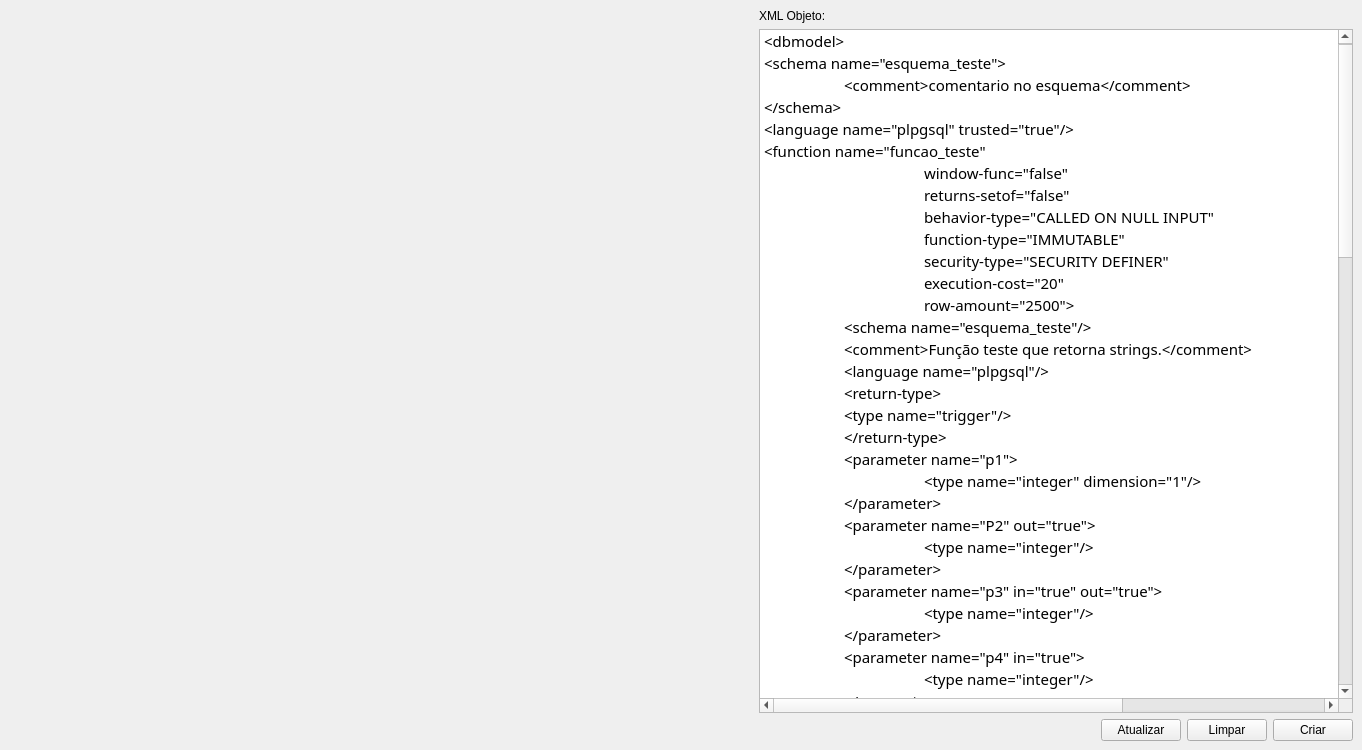
<?xml version="1.0" encoding="UTF-8"?>
<ui version="4.0">
 <class>FormPrincipal</class>
 <widget class="QMainWindow" name="FormPrincipal">
  <property name="geometry">
   <rect>
    <x>0</x>
    <y>0</y>
    <width>1362</width>
    <height>750</height>
   </rect>
  </property>
  <property name="windowTitle">
   <string>MainWindow</string>
  </property>
  <widget class="QWidget" name="centralwidget">
   <layout class="QGridLayout" name="gridLayout_3">
    <item row="0" column="1">
     <layout class="QGridLayout" name="gridLayout_2">
      <item row="1" column="0" colspan="5">
       <widget class="QTextEdit" name="codigo_txt">
        <property name="sizePolicy">
         <sizepolicy hsizetype="Preferred" vsizetype="Expanding">
          <horstretch>0</horstretch>
          <verstretch>0</verstretch>
         </sizepolicy>
        </property>
        <property name="minimumSize">
         <size>
          <width>0</width>
          <height>0</height>
         </size>
        </property>
        <property name="font">
         <font>
          <family>Courier 10 Pitch</family>
         </font>
        </property>
        <property name="verticalScrollBarPolicy">
         <enum>Qt::ScrollBarAsNeeded</enum>
        </property>
        <property name="horizontalScrollBarPolicy">
         <enum>Qt::ScrollBarAsNeeded</enum>
        </property>
        <property name="lineWrapMode">
         <enum>QTextEdit::NoWrap</enum>
        </property>
        <property name="html">
         <string>&lt;!DOCTYPE HTML PUBLIC &quot;-//W3C//DTD HTML 4.0//EN&quot; &quot;http://www.w3.org/TR/REC-html40/strict.dtd&quot;&gt;
&lt;html&gt;&lt;head&gt;&lt;meta name=&quot;qrichtext&quot; content=&quot;1&quot; /&gt;&lt;style type=&quot;text/css&quot;&gt;
p, li { white-space: pre-wrap; }
&lt;/style&gt;&lt;/head&gt;&lt;body style=&quot; font-family:'Courier 10 Pitch'; font-size:10.5pt; font-weight:400; font-style:normal;&quot;&gt;
&lt;p style=&quot; margin-top:0px; margin-bottom:0px; margin-left:0px; margin-right:0px; -qt-block-indent:0; text-indent:0px;&quot;&gt;&lt;span style=&quot; font-size:11pt;&quot;&gt;&amp;lt;dbmodel&amp;gt;&lt;/span&gt;&lt;/p&gt;
&lt;p style=&quot; margin-top:0px; margin-bottom:0px; margin-left:0px; margin-right:0px; -qt-block-indent:0; text-indent:0px;&quot;&gt;&lt;span style=&quot; font-size:11pt;&quot;&gt;&amp;lt;schema name=&amp;quot;esquema_teste&amp;quot;&amp;gt;&lt;/span&gt;&lt;/p&gt;
&lt;p style=&quot; margin-top:0px; margin-bottom:0px; margin-left:0px; margin-right:0px; -qt-block-indent:0; text-indent:0px;&quot;&gt;&lt;span style=&quot; font-size:11pt;&quot;&gt;	&amp;lt;comment&amp;gt;comentario no esquema&amp;lt;/comment&amp;gt;&lt;/span&gt;&lt;/p&gt;
&lt;p style=&quot; margin-top:0px; margin-bottom:0px; margin-left:0px; margin-right:0px; -qt-block-indent:0; text-indent:0px;&quot;&gt;&lt;span style=&quot; font-size:11pt;&quot;&gt;&amp;lt;/schema&amp;gt;&lt;/span&gt;&lt;/p&gt;
&lt;p style=&quot; margin-top:0px; margin-bottom:0px; margin-left:0px; margin-right:0px; -qt-block-indent:0; text-indent:0px;&quot;&gt;&lt;span style=&quot; font-size:11pt;&quot;&gt;&amp;lt;language name=&amp;quot;plpgsql&amp;quot; trusted=&amp;quot;true&amp;quot;/&amp;gt;&lt;/span&gt;&lt;/p&gt;
&lt;p style=&quot; margin-top:0px; margin-bottom:0px; margin-left:0px; margin-right:0px; -qt-block-indent:0; text-indent:0px;&quot;&gt;&lt;span style=&quot; font-size:11pt;&quot;&gt;&amp;lt;function name=&amp;quot;funcao_teste&amp;quot;&lt;/span&gt;&lt;/p&gt;
&lt;p style=&quot; margin-top:0px; margin-bottom:0px; margin-left:0px; margin-right:0px; -qt-block-indent:0; text-indent:0px;&quot;&gt;&lt;span style=&quot; font-size:11pt;&quot;&gt;		window-func=&amp;quot;false&amp;quot;&lt;/span&gt;&lt;/p&gt;
&lt;p style=&quot; margin-top:0px; margin-bottom:0px; margin-left:0px; margin-right:0px; -qt-block-indent:0; text-indent:0px;&quot;&gt;&lt;span style=&quot; font-size:11pt;&quot;&gt;		returns-setof=&amp;quot;false&amp;quot;&lt;/span&gt;&lt;/p&gt;
&lt;p style=&quot; margin-top:0px; margin-bottom:0px; margin-left:0px; margin-right:0px; -qt-block-indent:0; text-indent:0px;&quot;&gt;&lt;span style=&quot; font-size:11pt;&quot;&gt;		behavior-type=&amp;quot;CALLED ON NULL INPUT&amp;quot;&lt;/span&gt;&lt;/p&gt;
&lt;p style=&quot; margin-top:0px; margin-bottom:0px; margin-left:0px; margin-right:0px; -qt-block-indent:0; text-indent:0px;&quot;&gt;&lt;span style=&quot; font-size:11pt;&quot;&gt;		function-type=&amp;quot;IMMUTABLE&amp;quot;&lt;/span&gt;&lt;/p&gt;
&lt;p style=&quot; margin-top:0px; margin-bottom:0px; margin-left:0px; margin-right:0px; -qt-block-indent:0; text-indent:0px;&quot;&gt;&lt;span style=&quot; font-size:11pt;&quot;&gt;		security-type=&amp;quot;SECURITY DEFINER&amp;quot;&lt;/span&gt;&lt;/p&gt;
&lt;p style=&quot; margin-top:0px; margin-bottom:0px; margin-left:0px; margin-right:0px; -qt-block-indent:0; text-indent:0px;&quot;&gt;&lt;span style=&quot; font-size:11pt;&quot;&gt;		execution-cost=&amp;quot;20&amp;quot;&lt;/span&gt;&lt;/p&gt;
&lt;p style=&quot; margin-top:0px; margin-bottom:0px; margin-left:0px; margin-right:0px; -qt-block-indent:0; text-indent:0px;&quot;&gt;&lt;span style=&quot; font-size:11pt;&quot;&gt;		row-amount=&amp;quot;2500&amp;quot;&amp;gt;&lt;/span&gt;&lt;/p&gt;
&lt;p style=&quot; margin-top:0px; margin-bottom:0px; margin-left:0px; margin-right:0px; -qt-block-indent:0; text-indent:0px;&quot;&gt;&lt;span style=&quot; font-size:11pt;&quot;&gt;	&amp;lt;schema name=&amp;quot;esquema_teste&amp;quot;/&amp;gt;&lt;/span&gt;&lt;/p&gt;
&lt;p style=&quot; margin-top:0px; margin-bottom:0px; margin-left:0px; margin-right:0px; -qt-block-indent:0; text-indent:0px;&quot;&gt;&lt;span style=&quot; font-size:11pt;&quot;&gt;	&amp;lt;comment&amp;gt;Função teste que retorna strings.&amp;lt;/comment&amp;gt;&lt;/span&gt;&lt;/p&gt;
&lt;p style=&quot; margin-top:0px; margin-bottom:0px; margin-left:0px; margin-right:0px; -qt-block-indent:0; text-indent:0px;&quot;&gt;&lt;span style=&quot; font-size:11pt;&quot;&gt;	&amp;lt;language name=&amp;quot;plpgsql&amp;quot;/&amp;gt;&lt;/span&gt;&lt;/p&gt;
&lt;p style=&quot; margin-top:0px; margin-bottom:0px; margin-left:0px; margin-right:0px; -qt-block-indent:0; text-indent:0px;&quot;&gt;&lt;span style=&quot; font-size:11pt;&quot;&gt;	&amp;lt;return-type&amp;gt;&lt;/span&gt;&lt;/p&gt;
&lt;p style=&quot; margin-top:0px; margin-bottom:0px; margin-left:0px; margin-right:0px; -qt-block-indent:0; text-indent:0px;&quot;&gt;&lt;span style=&quot; font-size:11pt;&quot;&gt;	&amp;lt;type name=&amp;quot;trigger&amp;quot;/&amp;gt;&lt;/span&gt;&lt;/p&gt;
&lt;p style=&quot; margin-top:0px; margin-bottom:0px; margin-left:0px; margin-right:0px; -qt-block-indent:0; text-indent:0px;&quot;&gt;&lt;span style=&quot; font-size:11pt;&quot;&gt;	&amp;lt;/return-type&amp;gt;&lt;/span&gt;&lt;/p&gt;
&lt;p style=&quot; margin-top:0px; margin-bottom:0px; margin-left:0px; margin-right:0px; -qt-block-indent:0; text-indent:0px;&quot;&gt;&lt;span style=&quot; font-size:11pt;&quot;&gt;	&amp;lt;parameter name=&amp;quot;p1&amp;quot;&amp;gt;&lt;/span&gt;&lt;/p&gt;
&lt;p style=&quot; margin-top:0px; margin-bottom:0px; margin-left:0px; margin-right:0px; -qt-block-indent:0; text-indent:0px;&quot;&gt;&lt;span style=&quot; font-size:11pt;&quot;&gt;		&amp;lt;type name=&amp;quot;integer&amp;quot; dimension=&amp;quot;1&amp;quot;/&amp;gt;&lt;/span&gt;&lt;/p&gt;
&lt;p style=&quot; margin-top:0px; margin-bottom:0px; margin-left:0px; margin-right:0px; -qt-block-indent:0; text-indent:0px;&quot;&gt;&lt;span style=&quot; font-size:11pt;&quot;&gt;	&amp;lt;/parameter&amp;gt;&lt;/span&gt;&lt;/p&gt;
&lt;p style=&quot; margin-top:0px; margin-bottom:0px; margin-left:0px; margin-right:0px; -qt-block-indent:0; text-indent:0px;&quot;&gt;&lt;span style=&quot; font-size:11pt;&quot;&gt;	&amp;lt;parameter name=&amp;quot;P2&amp;quot; out=&amp;quot;true&amp;quot;&amp;gt;&lt;/span&gt;&lt;/p&gt;
&lt;p style=&quot; margin-top:0px; margin-bottom:0px; margin-left:0px; margin-right:0px; -qt-block-indent:0; text-indent:0px;&quot;&gt;&lt;span style=&quot; font-size:11pt;&quot;&gt;		&amp;lt;type name=&amp;quot;integer&amp;quot;/&amp;gt;&lt;/span&gt;&lt;/p&gt;
&lt;p style=&quot; margin-top:0px; margin-bottom:0px; margin-left:0px; margin-right:0px; -qt-block-indent:0; text-indent:0px;&quot;&gt;&lt;span style=&quot; font-size:11pt;&quot;&gt;	&amp;lt;/parameter&amp;gt;&lt;/span&gt;&lt;/p&gt;
&lt;p style=&quot; margin-top:0px; margin-bottom:0px; margin-left:0px; margin-right:0px; -qt-block-indent:0; text-indent:0px;&quot;&gt;&lt;span style=&quot; font-size:11pt;&quot;&gt;	&amp;lt;parameter name=&amp;quot;p3&amp;quot; in=&amp;quot;true&amp;quot; out=&amp;quot;true&amp;quot;&amp;gt;&lt;/span&gt;&lt;/p&gt;
&lt;p style=&quot; margin-top:0px; margin-bottom:0px; margin-left:0px; margin-right:0px; -qt-block-indent:0; text-indent:0px;&quot;&gt;&lt;span style=&quot; font-size:11pt;&quot;&gt;		&amp;lt;type name=&amp;quot;integer&amp;quot;/&amp;gt;&lt;/span&gt;&lt;/p&gt;
&lt;p style=&quot; margin-top:0px; margin-bottom:0px; margin-left:0px; margin-right:0px; -qt-block-indent:0; text-indent:0px;&quot;&gt;&lt;span style=&quot; font-size:11pt;&quot;&gt;	&amp;lt;/parameter&amp;gt;&lt;/span&gt;&lt;/p&gt;
&lt;p style=&quot; margin-top:0px; margin-bottom:0px; margin-left:0px; margin-right:0px; -qt-block-indent:0; text-indent:0px;&quot;&gt;&lt;span style=&quot; font-size:11pt;&quot;&gt;	&amp;lt;parameter name=&amp;quot;p4&amp;quot; in=&amp;quot;true&amp;quot;&amp;gt;&lt;/span&gt;&lt;/p&gt;
&lt;p style=&quot; margin-top:0px; margin-bottom:0px; margin-left:0px; margin-right:0px; -qt-block-indent:0; text-indent:0px;&quot;&gt;&lt;span style=&quot; font-size:11pt;&quot;&gt;		&amp;lt;type name=&amp;quot;integer&amp;quot;/&amp;gt;&lt;/span&gt;&lt;/p&gt;
&lt;p style=&quot; margin-top:0px; margin-bottom:0px; margin-left:0px; margin-right:0px; -qt-block-indent:0; text-indent:0px;&quot;&gt;&lt;span style=&quot; font-size:11pt;&quot;&gt;	&amp;lt;/parameter&amp;gt;&lt;/span&gt;&lt;/p&gt;
&lt;p style=&quot; margin-top:0px; margin-bottom:0px; margin-left:0px; margin-right:0px; -qt-block-indent:0; text-indent:0px;&quot;&gt;&lt;span style=&quot; font-size:11pt;&quot;&gt;	&amp;lt;definition&amp;gt;SELECT /* */ FROM&amp;lt;/definition&amp;gt;&lt;/span&gt;&lt;/p&gt;
&lt;p style=&quot; margin-top:0px; margin-bottom:0px; margin-left:0px; margin-right:0px; -qt-block-indent:0; text-indent:0px;&quot;&gt;&lt;span style=&quot; font-size:11pt;&quot;&gt;&amp;lt;/function&amp;gt;&lt;/span&gt;&lt;/p&gt;
&lt;p style=&quot; margin-top:0px; margin-bottom:0px; margin-left:0px; margin-right:0px; -qt-block-indent:0; text-indent:0px;&quot;&gt;&lt;span style=&quot; font-size:11pt;&quot;&gt;&amp;lt;table name=&amp;quot;tabela_B_4i&amp;quot; oids=&amp;quot;false&amp;quot;&amp;gt;&lt;/span&gt;&lt;/p&gt;
&lt;p style=&quot; margin-top:0px; margin-bottom:0px; margin-left:0px; margin-right:0px; -qt-block-indent:0; text-indent:0px;&quot;&gt;&lt;span style=&quot; font-size:11pt;&quot;&gt;	&amp;lt;schema name=&amp;quot;esquema_teste&amp;quot;/&amp;gt;&lt;/span&gt;&lt;/p&gt;
&lt;p style=&quot; margin-top:0px; margin-bottom:0px; margin-left:0px; margin-right:0px; -qt-block-indent:0; text-indent:0px;&quot;&gt;&lt;span style=&quot; font-size:11pt;&quot;&gt;	&amp;lt;position x=&amp;quot;100&amp;quot; y=&amp;quot;300&amp;quot;/&amp;gt;&lt;/span&gt;&lt;/p&gt;
&lt;p style=&quot; margin-top:0px; margin-bottom:0px; margin-left:0px; margin-right:0px; -qt-block-indent:0; text-indent:0px;&quot;&gt;&lt;span style=&quot; font-size:11pt;&quot;&gt;	&amp;lt;column name=&amp;quot;coluna_B&amp;quot;&amp;gt;&lt;/span&gt;&lt;/p&gt;
&lt;p style=&quot; margin-top:0px; margin-bottom:0px; margin-left:0px; margin-right:0px; -qt-block-indent:0; text-indent:0px;&quot;&gt;&lt;span style=&quot; font-size:11pt;&quot;&gt;		&amp;lt;type name=&amp;quot;serial&amp;quot;/&amp;gt;&lt;/span&gt;&lt;/p&gt;
&lt;p style=&quot; margin-top:0px; margin-bottom:0px; margin-left:0px; margin-right:0px; -qt-block-indent:0; text-indent:0px;&quot;&gt;&lt;span style=&quot; font-size:11pt;&quot;&gt;	&amp;lt;/column&amp;gt;&lt;/span&gt;&lt;/p&gt;
&lt;p style=&quot; margin-top:0px; margin-bottom:0px; margin-left:0px; margin-right:0px; -qt-block-indent:0; text-indent:0px;&quot;&gt;&lt;span style=&quot; font-size:11pt;&quot;&gt;	&amp;lt;column name=&amp;quot;coluna_B1&amp;quot;&amp;gt;&lt;/span&gt;&lt;/p&gt;
&lt;p style=&quot; margin-top:0px; margin-bottom:0px; margin-left:0px; margin-right:0px; -qt-block-indent:0; text-indent:0px;&quot;&gt;&lt;span style=&quot; font-size:11pt;&quot;&gt;		&amp;lt;type name=&amp;quot;integer&amp;quot;/&amp;gt;&lt;/span&gt;&lt;/p&gt;
&lt;p style=&quot; margin-top:0px; margin-bottom:0px; margin-left:0px; margin-right:0px; -qt-block-indent:0; text-indent:0px;&quot;&gt;&lt;span style=&quot; font-size:11pt;&quot;&gt;	&amp;lt;/column&amp;gt;&lt;/span&gt;&lt;/p&gt;
&lt;p style=&quot; margin-top:0px; margin-bottom:0px; margin-left:0px; margin-right:0px; -qt-block-indent:0; text-indent:0px;&quot;&gt;&lt;span style=&quot; font-size:11pt;&quot;&gt;	&amp;lt;column name=&amp;quot;coluna_B2&amp;quot; not-null=&amp;quot;true&amp;quot;&amp;gt;&lt;/span&gt;&lt;/p&gt;
&lt;p style=&quot; margin-top:0px; margin-bottom:0px; margin-left:0px; margin-right:0px; -qt-block-indent:0; text-indent:0px;&quot;&gt;&lt;span style=&quot; font-size:11pt;&quot;&gt;		&amp;lt;type name=&amp;quot;text&amp;quot;/&amp;gt;&lt;/span&gt;&lt;/p&gt;
&lt;p style=&quot; margin-top:0px; margin-bottom:0px; margin-left:0px; margin-right:0px; -qt-block-indent:0; text-indent:0px;&quot;&gt;&lt;span style=&quot; font-size:11pt;&quot;&gt;	&amp;lt;/column&amp;gt;&lt;/span&gt;&lt;/p&gt;
&lt;p style=&quot; margin-top:0px; margin-bottom:0px; margin-left:0px; margin-right:0px; -qt-block-indent:0; text-indent:0px;&quot;&gt;&lt;span style=&quot; font-size:11pt;&quot;&gt;	&amp;lt;column name=&amp;quot;coluna_B3&amp;quot;&amp;gt;&lt;/span&gt;&lt;/p&gt;
&lt;p style=&quot; margin-top:0px; margin-bottom:0px; margin-left:0px; margin-right:0px; -qt-block-indent:0; text-indent:0px;&quot;&gt;&lt;span style=&quot; font-size:11pt;&quot;&gt;		&amp;lt;type name=&amp;quot;float&amp;quot;/&amp;gt;&lt;/span&gt;&lt;/p&gt;
&lt;p style=&quot; margin-top:0px; margin-bottom:0px; margin-left:0px; margin-right:0px; -qt-block-indent:0; text-indent:0px;&quot;&gt;&lt;span style=&quot; font-size:11pt;&quot;&gt;	&amp;lt;/column&amp;gt;&lt;/span&gt;&lt;/p&gt;
&lt;p style=&quot; margin-top:0px; margin-bottom:0px; margin-left:0px; margin-right:0px; -qt-block-indent:0; text-indent:0px;&quot;&gt;&lt;span style=&quot; font-size:11pt;&quot;&gt;	&amp;lt;column name=&amp;quot;coluna_AAAA&amp;quot;&amp;gt;&lt;/span&gt;&lt;/p&gt;
&lt;p style=&quot; margin-top:0px; margin-bottom:0px; margin-left:0px; margin-right:0px; -qt-block-indent:0; text-indent:0px;&quot;&gt;&lt;span style=&quot; font-size:11pt;&quot;&gt;		&amp;lt;type name=&amp;quot;serial&amp;quot;/&amp;gt;&lt;/span&gt;&lt;/p&gt;
&lt;p style=&quot; margin-top:0px; margin-bottom:0px; margin-left:0px; margin-right:0px; -qt-block-indent:0; text-indent:0px;&quot;&gt;&lt;span style=&quot; font-size:11pt;&quot;&gt;	&amp;lt;/column&amp;gt;&lt;/span&gt;&lt;/p&gt;
&lt;p style=&quot; margin-top:0px; margin-bottom:0px; margin-left:0px; margin-right:0px; -qt-block-indent:0; text-indent:0px;&quot;&gt;&lt;span style=&quot; font-size:11pt;&quot;&gt;	&amp;lt;constraint name=&amp;quot;tabela_B_pk&amp;quot; type=&amp;quot;pk-constr&amp;quot; factor=&amp;quot;100&amp;quot; table=&amp;quot;esquema_teste.&amp;amp;quot;tabela_B_4i&amp;amp;quot;&amp;quot;&amp;gt;&lt;/span&gt;&lt;/p&gt;
&lt;p style=&quot; margin-top:0px; margin-bottom:0px; margin-left:0px; margin-right:0px; -qt-block-indent:0; text-indent:0px;&quot;&gt;&lt;span style=&quot; font-size:11pt;&quot;&gt;		&amp;lt;columns names=&amp;quot;coluna_B&amp;quot; ref-type=&amp;quot;src-columns&amp;quot;/&amp;gt;&lt;/span&gt;&lt;/p&gt;
&lt;p style=&quot; margin-top:0px; margin-bottom:0px; margin-left:0px; margin-right:0px; -qt-block-indent:0; text-indent:0px;&quot;&gt;&lt;span style=&quot; font-size:11pt;&quot;&gt;	&amp;lt;/constraint&amp;gt;&lt;/span&gt;&lt;/p&gt;
&lt;p style=&quot; margin-top:0px; margin-bottom:0px; margin-left:0px; margin-right:0px; -qt-block-indent:0; text-indent:0px;&quot;&gt;&lt;span style=&quot; font-size:11pt;&quot;&gt;	&amp;lt;constraint name=&amp;quot;tabela_B_uq&amp;quot; type=&amp;quot;uq-constr&amp;quot; factor=&amp;quot;100&amp;quot; table=&amp;quot;esquema_teste.&amp;amp;quot;tabela_B_4i&amp;amp;quot;&amp;quot;&amp;gt;&lt;/span&gt;&lt;/p&gt;
&lt;p style=&quot; margin-top:0px; margin-bottom:0px; margin-left:0px; margin-right:0px; -qt-block-indent:0; text-indent:0px;&quot;&gt;&lt;span style=&quot; font-size:11pt;&quot;&gt;		&amp;lt;columns names=&amp;quot;coluna_B2&amp;quot; ref-type=&amp;quot;src-columns&amp;quot;/&amp;gt;&lt;/span&gt;&lt;/p&gt;
&lt;p style=&quot; margin-top:0px; margin-bottom:0px; margin-left:0px; margin-right:0px; -qt-block-indent:0; text-indent:0px;&quot;&gt;&lt;span style=&quot; font-size:11pt;&quot;&gt;	&amp;lt;/constraint&amp;gt;&lt;/span&gt;&lt;/p&gt;
&lt;p style=&quot; margin-top:0px; margin-bottom:0px; margin-left:0px; margin-right:0px; -qt-block-indent:0; text-indent:0px;&quot;&gt;&lt;span style=&quot; font-size:11pt;&quot;&gt;	&amp;lt;constraint name=&amp;quot;tabela_B_ck&amp;quot; type=&amp;quot;ck-constr&amp;quot; table=&amp;quot;esquema_teste.&amp;amp;quot;tabela_B_4i&amp;amp;quot;&amp;quot;&amp;gt;&lt;/span&gt;&lt;/p&gt;
&lt;p style=&quot; margin-top:0px; margin-bottom:0px; margin-left:0px; margin-right:0px; -qt-block-indent:0; text-indent:0px;&quot;&gt;&lt;span style=&quot; font-size:11pt;&quot;&gt;		&amp;lt;columns names=&amp;quot;coluna_B3&amp;quot; ref-type=&amp;quot;src-columns&amp;quot;/&amp;gt;&lt;/span&gt;&lt;/p&gt;
&lt;p style=&quot; margin-top:0px; margin-bottom:0px; margin-left:0px; margin-right:0px; -qt-block-indent:0; text-indent:0px;&quot;&gt;&lt;span style=&quot; font-size:11pt;&quot;&gt;		&amp;lt;expression&amp;gt; &amp;amp;quot;coluna_B2&amp;amp;quot; &amp;amp;gt; 0 &amp;lt;/expression&amp;gt;&lt;/span&gt;&lt;/p&gt;
&lt;p style=&quot; margin-top:0px; margin-bottom:0px; margin-left:0px; margin-right:0px; -qt-block-indent:0; text-indent:0px;&quot;&gt;&lt;span style=&quot; font-size:11pt;&quot;&gt;	&amp;lt;/constraint&amp;gt;&lt;/span&gt;&lt;/p&gt;
&lt;p style=&quot; margin-top:0px; margin-bottom:0px; margin-left:0px; margin-right:0px; -qt-block-indent:0; text-indent:0px;&quot;&gt;&lt;span style=&quot; font-size:11pt;&quot;&gt;	&amp;lt;rule name=&amp;quot;regra_teste&amp;quot; event-type=&amp;quot;ON INSERT&amp;quot;&lt;/span&gt;&lt;/p&gt;
&lt;p style=&quot; margin-top:0px; margin-bottom:0px; margin-left:0px; margin-right:0px; -qt-block-indent:0; text-indent:0px;&quot;&gt;&lt;span style=&quot; font-size:11pt;&quot;&gt;		 exec-type=&amp;quot;ALSO&amp;quot;&amp;gt;&lt;/span&gt;&lt;/p&gt;
&lt;p style=&quot; margin-top:0px; margin-bottom:0px; margin-left:0px; margin-right:0px; -qt-block-indent:0; text-indent:0px;&quot;&gt;&lt;span style=&quot; font-size:11pt;&quot;&gt;		&amp;lt;comment&amp;gt;comentario teste  &amp;amp;quot; na regra&amp;lt;/comment&amp;gt;&lt;/span&gt;&lt;/p&gt;
&lt;p style=&quot; margin-top:0px; margin-bottom:0px; margin-left:0px; margin-right:0px; -qt-block-indent:0; text-indent:0px;&quot;&gt;&lt;span style=&quot; font-size:11pt;&quot;&gt;		&amp;lt;condition&amp;gt;bla= &amp;amp;quot;ble&amp;amp;quot;&amp;lt;/condition&amp;gt;&lt;/span&gt;&lt;/p&gt;
&lt;p style=&quot; margin-top:0px; margin-bottom:0px; margin-left:0px; margin-right:0px; -qt-block-indent:0; text-indent:0px;&quot;&gt;&lt;span style=&quot; font-size:11pt;&quot;&gt;		&amp;lt;commands&amp;gt;SELECT 1+2 AS &amp;amp;quot;CONTA&amp;amp;quot;;SELECT (1+2 * 5) AS &amp;amp;quot;CONTA1&amp;amp;quot;&amp;lt;/commands&amp;gt;&lt;/span&gt;&lt;/p&gt;
&lt;p style=&quot; margin-top:0px; margin-bottom:0px; margin-left:0px; margin-right:0px; -qt-block-indent:0; text-indent:0px;&quot;&gt;&lt;span style=&quot; font-size:11pt;&quot;&gt;	&amp;lt;/rule&amp;gt;&lt;/span&gt;&lt;/p&gt;
&lt;p style=&quot; margin-top:0px; margin-bottom:0px; margin-left:0px; margin-right:0px; -qt-block-indent:0; text-indent:0px;&quot;&gt;&lt;span style=&quot; font-size:11pt;&quot;&gt;	&amp;lt;rule name=&amp;quot;regra_teste1&amp;quot; event-type=&amp;quot;ON INSERT&amp;quot;&lt;/span&gt;&lt;/p&gt;
&lt;p style=&quot; margin-top:0px; margin-bottom:0px; margin-left:0px; margin-right:0px; -qt-block-indent:0; text-indent:0px;&quot;&gt;&lt;span style=&quot; font-size:11pt;&quot;&gt;		 exec-type=&amp;quot;ALSO&amp;quot;&amp;gt;&lt;/span&gt;&lt;/p&gt;
&lt;p style=&quot; margin-top:0px; margin-bottom:0px; margin-left:0px; margin-right:0px; -qt-block-indent:0; text-indent:0px;&quot;&gt;&lt;span style=&quot; font-size:11pt;&quot;&gt;		&amp;lt;comment&amp;gt;comentario teste  &amp;amp;quot; na regra&amp;lt;/comment&amp;gt;&lt;/span&gt;&lt;/p&gt;
&lt;p style=&quot; margin-top:0px; margin-bottom:0px; margin-left:0px; margin-right:0px; -qt-block-indent:0; text-indent:0px;&quot;&gt;&lt;span style=&quot; font-size:11pt;&quot;&gt;		&amp;lt;condition&amp;gt;bla= &amp;amp;quot;ble&amp;amp;quot;&amp;lt;/condition&amp;gt;&lt;/span&gt;&lt;/p&gt;
&lt;p style=&quot; margin-top:0px; margin-bottom:0px; margin-left:0px; margin-right:0px; -qt-block-indent:0; text-indent:0px;&quot;&gt;&lt;span style=&quot; font-size:11pt;&quot;&gt;		&amp;lt;commands&amp;gt;SELECT 1+2 AS &amp;amp;quot;CONTA&amp;amp;quot;;SELECT (1+2 * 5) AS &amp;amp;quot;CONTA1&amp;amp;quot;&amp;lt;/commands&amp;gt;&lt;/span&gt;&lt;/p&gt;
&lt;p style=&quot; margin-top:0px; margin-bottom:0px; margin-left:0px; margin-right:0px; -qt-block-indent:0; text-indent:0px;&quot;&gt;&lt;span style=&quot; font-size:11pt;&quot;&gt;	&amp;lt;/rule&amp;gt;&lt;/span&gt;&lt;/p&gt;
&lt;p style=&quot; margin-top:0px; margin-bottom:0px; margin-left:0px; margin-right:0px; -qt-block-indent:0; text-indent:0px;&quot;&gt;&lt;span style=&quot; font-size:11pt;&quot;&gt;	&amp;lt;trigger name=&amp;quot;gatilho_teste&amp;quot; firing-type=&amp;quot;BEFORE&amp;quot; per-line=&amp;quot;false&amp;quot;&lt;/span&gt;&lt;/p&gt;
&lt;p style=&quot; margin-top:0px; margin-bottom:0px; margin-left:0px; margin-right:0px; -qt-block-indent:0; text-indent:0px;&quot;&gt;&lt;span style=&quot; font-size:11pt;&quot;&gt;		 ins-event=&amp;quot;true&amp;quot; del-event=&amp;quot;true&amp;quot; upd-event=&amp;quot;true&amp;quot; trunc-event=&amp;quot;false&amp;quot; arguments=&amp;quot;10,15,20,25&amp;quot;&amp;gt;&lt;/span&gt;&lt;/p&gt;
&lt;p style=&quot; margin-top:0px; margin-bottom:0px; margin-left:0px; margin-right:0px; -qt-block-indent:0; text-indent:0px;&quot;&gt;&lt;span style=&quot; font-size:11pt;&quot;&gt;		&amp;lt;comment&amp;gt;Gatilho teste na tabela teste&amp;lt;/comment&amp;gt;&lt;/span&gt;&lt;/p&gt;
&lt;p style=&quot; margin-top:0px; margin-bottom:0px; margin-left:0px; margin-right:0px; -qt-block-indent:0; text-indent:0px;&quot;&gt;&lt;span style=&quot; font-size:11pt;&quot;&gt;		&amp;lt;function signature=&amp;quot;esquema_teste.funcao_teste(integer[],integer,integer,integer)&amp;quot;/&amp;gt;&lt;/span&gt;&lt;/p&gt;
&lt;p style=&quot; margin-top:0px; margin-bottom:0px; margin-left:0px; margin-right:0px; -qt-block-indent:0; text-indent:0px;&quot;&gt;&lt;span style=&quot; font-size:11pt;&quot;&gt;	&amp;lt;/trigger&amp;gt;&lt;/span&gt;&lt;/p&gt;
&lt;p style=&quot; margin-top:0px; margin-bottom:0px; margin-left:0px; margin-right:0px; -qt-block-indent:0; text-indent:0px;&quot;&gt;&lt;span style=&quot; font-size:11pt;&quot;&gt;	&amp;lt;trigger name=&amp;quot;gatilho_teste1&amp;quot; firing-type=&amp;quot;BEFORE&amp;quot; per-line=&amp;quot;false&amp;quot;&lt;/span&gt;&lt;/p&gt;
&lt;p style=&quot; margin-top:0px; margin-bottom:0px; margin-left:0px; margin-right:0px; -qt-block-indent:0; text-indent:0px;&quot;&gt;&lt;span style=&quot; font-size:11pt;&quot;&gt;		 ins-event=&amp;quot;true&amp;quot; del-event=&amp;quot;true&amp;quot; upd-event=&amp;quot;true&amp;quot; trunc-event=&amp;quot;false&amp;quot; arguments=&amp;quot;10,15,20,25&amp;quot;&amp;gt;&lt;/span&gt;&lt;/p&gt;
&lt;p style=&quot; margin-top:0px; margin-bottom:0px; margin-left:0px; margin-right:0px; -qt-block-indent:0; text-indent:0px;&quot;&gt;&lt;span style=&quot; font-size:11pt;&quot;&gt;		&amp;lt;comment&amp;gt;Gatilho teste na tabela teste&amp;lt;/comment&amp;gt;&lt;/span&gt;&lt;/p&gt;
&lt;p style=&quot; margin-top:0px; margin-bottom:0px; margin-left:0px; margin-right:0px; -qt-block-indent:0; text-indent:0px;&quot;&gt;&lt;span style=&quot; font-size:11pt;&quot;&gt;		&amp;lt;function signature=&amp;quot;esquema_teste.funcao_teste(integer[],integer,integer,integer)&amp;quot;/&amp;gt;&lt;/span&gt;&lt;/p&gt;
&lt;p style=&quot; margin-top:0px; margin-bottom:0px; margin-left:0px; margin-right:0px; -qt-block-indent:0; text-indent:0px;&quot;&gt;&lt;span style=&quot; font-size:11pt;&quot;&gt;	&amp;lt;/trigger&amp;gt;&lt;/span&gt;&lt;/p&gt;
&lt;p style=&quot; margin-top:0px; margin-bottom:0px; margin-left:0px; margin-right:0px; -qt-block-indent:0; text-indent:0px;&quot;&gt;&lt;span style=&quot; font-size:11pt;&quot;&gt;	&amp;lt;trigger name=&amp;quot;gatilho_teste2&amp;quot; firing-type=&amp;quot;BEFORE&amp;quot; per-line=&amp;quot;false&amp;quot;&lt;/span&gt;&lt;/p&gt;
&lt;p style=&quot; margin-top:0px; margin-bottom:0px; margin-left:0px; margin-right:0px; -qt-block-indent:0; text-indent:0px;&quot;&gt;&lt;span style=&quot; font-size:11pt;&quot;&gt;		 ins-event=&amp;quot;true&amp;quot; del-event=&amp;quot;true&amp;quot; upd-event=&amp;quot;true&amp;quot; trunc-event=&amp;quot;false&amp;quot; arguments=&amp;quot;10,15,20,25&amp;quot;&amp;gt;&lt;/span&gt;&lt;/p&gt;
&lt;p style=&quot; margin-top:0px; margin-bottom:0px; margin-left:0px; margin-right:0px; -qt-block-indent:0; text-indent:0px;&quot;&gt;&lt;span style=&quot; font-size:11pt;&quot;&gt;		&amp;lt;comment&amp;gt;Gatilho teste na tabela teste&amp;lt;/comment&amp;gt;&lt;/span&gt;&lt;/p&gt;
&lt;p style=&quot; margin-top:0px; margin-bottom:0px; margin-left:0px; margin-right:0px; -qt-block-indent:0; text-indent:0px;&quot;&gt;&lt;span style=&quot; font-size:11pt;&quot;&gt;		&amp;lt;function signature=&amp;quot;esquema_teste.funcao_teste(integer[],integer,integer,integer)&amp;quot;/&amp;gt;&lt;/span&gt;&lt;/p&gt;
&lt;p style=&quot; margin-top:0px; margin-bottom:0px; margin-left:0px; margin-right:0px; -qt-block-indent:0; text-indent:0px;&quot;&gt;&lt;span style=&quot; font-size:11pt;&quot;&gt;	&amp;lt;/trigger&amp;gt;&lt;/span&gt;&lt;/p&gt;
&lt;p style=&quot; margin-top:0px; margin-bottom:0px; margin-left:0px; margin-right:0px; -qt-block-indent:0; text-indent:0px;&quot;&gt;&lt;span style=&quot; font-size:11pt;&quot;&gt;&amp;lt;/table&amp;gt;&lt;/span&gt;&lt;/p&gt;
&lt;p style=&quot;-qt-paragraph-type:empty; margin-top:0px; margin-bottom:0px; margin-left:0px; margin-right:0px; -qt-block-indent:0; text-indent:0px; font-size:11pt;&quot;&gt;&lt;/p&gt;
&lt;p style=&quot; margin-top:0px; margin-bottom:0px; margin-left:0px; margin-right:0px; -qt-block-indent:0; text-indent:0px;&quot;&gt;&lt;span style=&quot; font-size:11pt;&quot;&gt;&amp;lt;table name=&amp;quot;tabela_B_4d&amp;quot; oids=&amp;quot;false&amp;quot;&amp;gt;&lt;/span&gt;&lt;/p&gt;
&lt;p style=&quot; margin-top:0px; margin-bottom:0px; margin-left:0px; margin-right:0px; -qt-block-indent:0; text-indent:0px;&quot;&gt;&lt;span style=&quot; font-size:11pt;&quot;&gt;	&amp;lt;schema name=&amp;quot;esquema_teste&amp;quot;/&amp;gt;&lt;/span&gt;&lt;/p&gt;
&lt;p style=&quot; margin-top:0px; margin-bottom:0px; margin-left:0px; margin-right:0px; -qt-block-indent:0; text-indent:0px;&quot;&gt;&lt;span style=&quot; font-size:11pt;&quot;&gt;	&amp;lt;position x=&amp;quot;586&amp;quot; y=&amp;quot;325&amp;quot;/&amp;gt;&lt;/span&gt;&lt;/p&gt;
&lt;p style=&quot; margin-top:0px; margin-bottom:0px; margin-left:0px; margin-right:0px; -qt-block-indent:0; text-indent:0px;&quot;&gt;&lt;span style=&quot; font-size:11pt;&quot;&gt;	&amp;lt;column name=&amp;quot;coluna_B&amp;quot;&amp;gt;&lt;/span&gt;&lt;/p&gt;
&lt;p style=&quot; margin-top:0px; margin-bottom:0px; margin-left:0px; margin-right:0px; -qt-block-indent:0; text-indent:0px;&quot;&gt;&lt;span style=&quot; font-size:11pt;&quot;&gt;		&amp;lt;type name=&amp;quot;serial&amp;quot;/&amp;gt;&lt;/span&gt;&lt;/p&gt;
&lt;p style=&quot; margin-top:0px; margin-bottom:0px; margin-left:0px; margin-right:0px; -qt-block-indent:0; text-indent:0px;&quot;&gt;&lt;span style=&quot; font-size:11pt;&quot;&gt;	&amp;lt;/column&amp;gt;&lt;/span&gt;&lt;/p&gt;
&lt;p style=&quot; margin-top:0px; margin-bottom:0px; margin-left:0px; margin-right:0px; -qt-block-indent:0; text-indent:0px;&quot;&gt;&lt;span style=&quot; font-size:11pt;&quot;&gt;	&amp;lt;column name=&amp;quot;coluna_B1&amp;quot;&amp;gt;&lt;/span&gt;&lt;/p&gt;
&lt;p style=&quot; margin-top:0px; margin-bottom:0px; margin-left:0px; margin-right:0px; -qt-block-indent:0; text-indent:0px;&quot;&gt;&lt;span style=&quot; font-size:11pt;&quot;&gt;		&amp;lt;type name=&amp;quot;integer&amp;quot;/&amp;gt;&lt;/span&gt;&lt;/p&gt;
&lt;p style=&quot; margin-top:0px; margin-bottom:0px; margin-left:0px; margin-right:0px; -qt-block-indent:0; text-indent:0px;&quot;&gt;&lt;span style=&quot; font-size:11pt;&quot;&gt;	&amp;lt;/column&amp;gt;&lt;/span&gt;&lt;/p&gt;
&lt;p style=&quot; margin-top:0px; margin-bottom:0px; margin-left:0px; margin-right:0px; -qt-block-indent:0; text-indent:0px;&quot;&gt;&lt;span style=&quot; font-size:11pt;&quot;&gt;	&amp;lt;column name=&amp;quot;coluna_B2&amp;quot; not-null=&amp;quot;true&amp;quot;&amp;gt;&lt;/span&gt;&lt;/p&gt;
&lt;p style=&quot; margin-top:0px; margin-bottom:0px; margin-left:0px; margin-right:0px; -qt-block-indent:0; text-indent:0px;&quot;&gt;&lt;span style=&quot; font-size:11pt;&quot;&gt;		&amp;lt;type name=&amp;quot;text&amp;quot;/&amp;gt;&lt;/span&gt;&lt;/p&gt;
&lt;p style=&quot; margin-top:0px; margin-bottom:0px; margin-left:0px; margin-right:0px; -qt-block-indent:0; text-indent:0px;&quot;&gt;&lt;span style=&quot; font-size:11pt;&quot;&gt;	&amp;lt;/column&amp;gt;&lt;/span&gt;&lt;/p&gt;
&lt;p style=&quot; margin-top:0px; margin-bottom:0px; margin-left:0px; margin-right:0px; -qt-block-indent:0; text-indent:0px;&quot;&gt;&lt;span style=&quot; font-size:11pt;&quot;&gt;	&amp;lt;column name=&amp;quot;coluna_dddd&amp;quot; not-null=&amp;quot;true&amp;quot;&amp;gt;&lt;/span&gt;&lt;/p&gt;
&lt;p style=&quot; margin-top:0px; margin-bottom:0px; margin-left:0px; margin-right:0px; -qt-block-indent:0; text-indent:0px;&quot;&gt;&lt;span style=&quot; font-size:11pt;&quot;&gt;		&amp;lt;type name=&amp;quot;text&amp;quot;/&amp;gt;&lt;/span&gt;&lt;/p&gt;
&lt;p style=&quot; margin-top:0px; margin-bottom:0px; margin-left:0px; margin-right:0px; -qt-block-indent:0; text-indent:0px;&quot;&gt;&lt;span style=&quot; font-size:11pt;&quot;&gt;	&amp;lt;/column&amp;gt;&lt;/span&gt;&lt;/p&gt;
&lt;p style=&quot; margin-top:0px; margin-bottom:0px; margin-left:0px; margin-right:0px; -qt-block-indent:0; text-indent:0px;&quot;&gt;&lt;span style=&quot; font-size:11pt;&quot;&gt;	&amp;lt;column name=&amp;quot;coluna_B3&amp;quot;&amp;gt;&lt;/span&gt;&lt;/p&gt;
&lt;p style=&quot; margin-top:0px; margin-bottom:0px; margin-left:0px; margin-right:0px; -qt-block-indent:0; text-indent:0px;&quot;&gt;&lt;span style=&quot; font-size:11pt;&quot;&gt;		&amp;lt;type name=&amp;quot;float&amp;quot;/&amp;gt;&lt;/span&gt;&lt;/p&gt;
&lt;p style=&quot; margin-top:0px; margin-bottom:0px; margin-left:0px; margin-right:0px; -qt-block-indent:0; text-indent:0px;&quot;&gt;&lt;span style=&quot; font-size:11pt;&quot;&gt;	&amp;lt;/column&amp;gt;&lt;/span&gt;&lt;/p&gt;
&lt;p style=&quot; margin-top:0px; margin-bottom:0px; margin-left:0px; margin-right:0px; -qt-block-indent:0; text-indent:0px;&quot;&gt;&lt;span style=&quot; font-size:11pt;&quot;&gt;	&amp;lt;constraint name=&amp;quot;tabela_B_pk&amp;quot; type=&amp;quot;pk-constr&amp;quot; factor=&amp;quot;100&amp;quot; table=&amp;quot;esquema_teste.&amp;amp;quot;tabela_B_4d&amp;amp;quot;&amp;quot;&amp;gt;&lt;/span&gt;&lt;/p&gt;
&lt;p style=&quot; margin-top:0px; margin-bottom:0px; margin-left:0px; margin-right:0px; -qt-block-indent:0; text-indent:0px;&quot;&gt;&lt;span style=&quot; font-size:11pt;&quot;&gt;		&amp;lt;columns names=&amp;quot;coluna_B&amp;quot; ref-type=&amp;quot;src-columns&amp;quot;/&amp;gt;&lt;/span&gt;&lt;/p&gt;
&lt;p style=&quot; margin-top:0px; margin-bottom:0px; margin-left:0px; margin-right:0px; -qt-block-indent:0; text-indent:0px;&quot;&gt;&lt;span style=&quot; font-size:11pt;&quot;&gt;	&amp;lt;/constraint&amp;gt;&lt;/span&gt;&lt;/p&gt;
&lt;p style=&quot; margin-top:0px; margin-bottom:0px; margin-left:0px; margin-right:0px; -qt-block-indent:0; text-indent:0px;&quot;&gt;&lt;span style=&quot; font-size:11pt;&quot;&gt;	&amp;lt;constraint name=&amp;quot;tabela_B_uq&amp;quot; type=&amp;quot;uq-constr&amp;quot; factor=&amp;quot;100&amp;quot; table=&amp;quot;esquema_teste.&amp;amp;quot;tabela_B_4d&amp;amp;quot;&amp;quot;&amp;gt;&lt;/span&gt;&lt;/p&gt;
&lt;p style=&quot; margin-top:0px; margin-bottom:0px; margin-left:0px; margin-right:0px; -qt-block-indent:0; text-indent:0px;&quot;&gt;&lt;span style=&quot; font-size:11pt;&quot;&gt;		&amp;lt;columns names=&amp;quot;coluna_B2&amp;quot; ref-type=&amp;quot;src-columns&amp;quot;/&amp;gt;&lt;/span&gt;&lt;/p&gt;
&lt;p style=&quot; margin-top:0px; margin-bottom:0px; margin-left:0px; margin-right:0px; -qt-block-indent:0; text-indent:0px;&quot;&gt;&lt;span style=&quot; font-size:11pt;&quot;&gt;	&amp;lt;/constraint&amp;gt;&lt;/span&gt;&lt;/p&gt;
&lt;p style=&quot; margin-top:0px; margin-bottom:0px; margin-left:0px; margin-right:0px; -qt-block-indent:0; text-indent:0px;&quot;&gt;&lt;span style=&quot; font-size:11pt;&quot;&gt;	&amp;lt;constraint name=&amp;quot;tabela_B_ck&amp;quot; type=&amp;quot;ck-constr&amp;quot; table=&amp;quot;esquema_teste.&amp;amp;quot;tabela_B_4d&amp;amp;quot;&amp;quot;&amp;gt;&lt;/span&gt;&lt;/p&gt;
&lt;p style=&quot; margin-top:0px; margin-bottom:0px; margin-left:0px; margin-right:0px; -qt-block-indent:0; text-indent:0px;&quot;&gt;&lt;span style=&quot; font-size:11pt;&quot;&gt;		&amp;lt;columns names=&amp;quot;coluna_B3&amp;quot; ref-type=&amp;quot;src-columns&amp;quot;/&amp;gt;&lt;/span&gt;&lt;/p&gt;
&lt;p style=&quot; margin-top:0px; margin-bottom:0px; margin-left:0px; margin-right:0px; -qt-block-indent:0; text-indent:0px;&quot;&gt;&lt;span style=&quot; font-size:11pt;&quot;&gt;		&amp;lt;expression&amp;gt; &amp;amp;quot;coluna_B2&amp;amp;quot; &amp;amp;gt; 0 &amp;lt;/expression&amp;gt;&lt;/span&gt;&lt;/p&gt;
&lt;p style=&quot; margin-top:0px; margin-bottom:0px; margin-left:0px; margin-right:0px; -qt-block-indent:0; text-indent:0px;&quot;&gt;&lt;span style=&quot; font-size:11pt;&quot;&gt;	&amp;lt;/constraint&amp;gt;&lt;/span&gt;&lt;/p&gt;
&lt;p style=&quot; margin-top:0px; margin-bottom:0px; margin-left:0px; margin-right:0px; -qt-block-indent:0; text-indent:0px;&quot;&gt;&lt;span style=&quot; font-size:11pt;&quot;&gt;&amp;lt;/table&amp;gt;&lt;/span&gt;&lt;/p&gt;
&lt;p style=&quot;-qt-paragraph-type:empty; margin-top:0px; margin-bottom:0px; margin-left:0px; margin-right:0px; -qt-block-indent:0; text-indent:0px; font-size:11pt;&quot;&gt;&lt;/p&gt;
&lt;p style=&quot;-qt-paragraph-type:empty; margin-top:0px; margin-bottom:0px; margin-left:0px; margin-right:0px; -qt-block-indent:0; text-indent:0px; font-size:11pt;&quot;&gt;&lt;/p&gt;
&lt;p style=&quot;-qt-paragraph-type:empty; margin-top:0px; margin-bottom:0px; margin-left:0px; margin-right:0px; -qt-block-indent:0; text-indent:0px; font-size:11pt;&quot;&gt;&lt;/p&gt;
&lt;p style=&quot; margin-top:0px; margin-bottom:0px; margin-left:0px; margin-right:0px; -qt-block-indent:0; text-indent:0px;&quot;&gt;&lt;span style=&quot; font-size:11pt;&quot;&gt;&amp;lt;relationship name=&amp;quot;relacao_teste_5&amp;quot;&lt;/span&gt;&lt;/p&gt;
&lt;p style=&quot; margin-top:0px; margin-bottom:0px; margin-left:0px; margin-right:0px; -qt-block-indent:0; text-indent:0px;&quot;&gt;&lt;span style=&quot; font-size:11pt;&quot;&gt;	 type=&amp;quot;rel1n&amp;quot; identifier=&amp;quot;false&amp;quot;&lt;/span&gt;&lt;/p&gt;
&lt;p style=&quot; margin-top:0px; margin-bottom:0px; margin-left:0px; margin-right:0px; -qt-block-indent:0; text-indent:0px;&quot;&gt;&lt;span style=&quot; font-size:11pt;&quot;&gt;	 src-table=&amp;quot;esquema_teste.&amp;amp;quot;tabela_B_4i&amp;amp;quot;&amp;quot;&lt;/span&gt;&lt;/p&gt;
&lt;p style=&quot; margin-top:0px; margin-bottom:0px; margin-left:0px; margin-right:0px; -qt-block-indent:0; text-indent:0px;&quot;&gt;&lt;span style=&quot; font-size:11pt;&quot;&gt;	 dst-table=&amp;quot;esquema_teste.&amp;amp;quot;tabela_B_4i&amp;amp;quot;&amp;quot;&amp;gt;&lt;/span&gt;&lt;/p&gt;
&lt;p style=&quot; margin-top:0px; margin-bottom:0px; margin-left:0px; margin-right:0px; -qt-block-indent:0; text-indent:0px;&quot;&gt;&lt;span style=&quot; font-size:11pt;&quot;&gt;&amp;lt;/relationship&amp;gt;&lt;/span&gt;&lt;/p&gt;
&lt;p style=&quot;-qt-paragraph-type:empty; margin-top:0px; margin-bottom:0px; margin-left:0px; margin-right:0px; -qt-block-indent:0; text-indent:0px; font-size:11pt;&quot;&gt;&lt;/p&gt;
&lt;p style=&quot; margin-top:0px; margin-bottom:0px; margin-left:0px; margin-right:0px; -qt-block-indent:0; text-indent:0px;&quot;&gt;&lt;span style=&quot; font-size:11pt;&quot;&gt;&amp;lt;relationship name=&amp;quot;relacao_teste_6&amp;quot;&lt;/span&gt;&lt;/p&gt;
&lt;p style=&quot; margin-top:0px; margin-bottom:0px; margin-left:0px; margin-right:0px; -qt-block-indent:0; text-indent:0px;&quot;&gt;&lt;span style=&quot; font-size:11pt;&quot;&gt;	 type=&amp;quot;rel1n&amp;quot; identifier=&amp;quot;false&amp;quot;&lt;/span&gt;&lt;/p&gt;
&lt;p style=&quot; margin-top:0px; margin-bottom:0px; margin-left:0px; margin-right:0px; -qt-block-indent:0; text-indent:0px;&quot;&gt;&lt;span style=&quot; font-size:11pt;&quot;&gt;	 src-table=&amp;quot;esquema_teste.&amp;amp;quot;tabela_B_4i&amp;amp;quot;&amp;quot;&lt;/span&gt;&lt;/p&gt;
&lt;p style=&quot; margin-top:0px; margin-bottom:0px; margin-left:0px; margin-right:0px; -qt-block-indent:0; text-indent:0px;&quot;&gt;&lt;span style=&quot; font-size:11pt;&quot;&gt;	 dst-table=&amp;quot;esquema_teste.&amp;amp;quot;tabela_B_4d&amp;amp;quot;&amp;quot;&amp;gt;&lt;/span&gt;&lt;/p&gt;
&lt;p style=&quot; margin-top:0px; margin-bottom:0px; margin-left:0px; margin-right:0px; -qt-block-indent:0; text-indent:0px;&quot;&gt;&lt;span style=&quot; font-size:11pt;&quot;&gt;&amp;lt;line&amp;gt;&lt;/span&gt;&lt;/p&gt;
&lt;p style=&quot; margin-top:0px; margin-bottom:0px; margin-left:0px; margin-right:0px; -qt-block-indent:0; text-indent:0px;&quot;&gt;&lt;span style=&quot; font-size:11pt;&quot;&gt; &amp;lt;position x=&amp;quot;120&amp;quot; y=&amp;quot;20&amp;quot;/&amp;gt;&lt;/span&gt;&lt;/p&gt;
&lt;p style=&quot; margin-top:0px; margin-bottom:0px; margin-left:0px; margin-right:0px; -qt-block-indent:0; text-indent:0px;&quot;&gt;&lt;span style=&quot; font-size:11pt;&quot;&gt; &amp;lt;position x=&amp;quot;178&amp;quot; y=&amp;quot;45&amp;quot;/&amp;gt;&lt;/span&gt;&lt;/p&gt;
&lt;p style=&quot; margin-top:0px; margin-bottom:0px; margin-left:0px; margin-right:0px; -qt-block-indent:0; text-indent:0px;&quot;&gt;&lt;span style=&quot; font-size:11pt;&quot;&gt; &amp;lt;position x=&amp;quot;203&amp;quot; y=&amp;quot;120&amp;quot;/&amp;gt;&lt;/span&gt;&lt;/p&gt;
&lt;p style=&quot; margin-top:0px; margin-bottom:0px; margin-left:0px; margin-right:0px; -qt-block-indent:0; text-indent:0px;&quot;&gt;&lt;span style=&quot; font-size:11pt;&quot;&gt; &amp;lt;position x=&amp;quot;163&amp;quot; y=&amp;quot;180&amp;quot;/&amp;gt;&lt;/span&gt;&lt;/p&gt;
&lt;p style=&quot; margin-top:0px; margin-bottom:0px; margin-left:0px; margin-right:0px; -qt-block-indent:0; text-indent:0px;&quot;&gt;&lt;span style=&quot; font-size:11pt;&quot;&gt;&amp;lt;/line&amp;gt;&lt;/span&gt;&lt;/p&gt;
&lt;p style=&quot; margin-top:0px; margin-bottom:0px; margin-left:0px; margin-right:0px; -qt-block-indent:0; text-indent:0px;&quot;&gt;&lt;span style=&quot; font-size:11pt;&quot;&gt;&amp;lt;column name=&amp;quot;coluna_B11&amp;quot;&amp;gt;&lt;/span&gt;&lt;/p&gt;
&lt;p style=&quot; margin-top:0px; margin-bottom:0px; margin-left:0px; margin-right:0px; -qt-block-indent:0; text-indent:0px;&quot;&gt;&lt;span style=&quot; font-size:11pt;&quot;&gt;		&amp;lt;type name=&amp;quot;integer&amp;quot;/&amp;gt;&lt;/span&gt;&lt;/p&gt;
&lt;p style=&quot; margin-top:0px; margin-bottom:0px; margin-left:0px; margin-right:0px; -qt-block-indent:0; text-indent:0px;&quot;&gt;&lt;span style=&quot; font-size:11pt;&quot;&gt;	&amp;lt;/column&amp;gt;&lt;/span&gt;&lt;/p&gt;
&lt;p style=&quot; margin-top:0px; margin-bottom:0px; margin-left:0px; margin-right:0px; -qt-block-indent:0; text-indent:0px;&quot;&gt;&lt;span style=&quot; font-size:11pt;&quot;&gt;	&amp;lt;column name=&amp;quot;CColuna_B11&amp;quot;&amp;gt;&lt;/span&gt;&lt;/p&gt;
&lt;p style=&quot; margin-top:0px; margin-bottom:0px; margin-left:0px; margin-right:0px; -qt-block-indent:0; text-indent:0px;&quot;&gt;&lt;span style=&quot; font-size:11pt;&quot;&gt;		&amp;lt;type name=&amp;quot;integer&amp;quot;/&amp;gt;&lt;/span&gt;&lt;/p&gt;
&lt;p style=&quot; margin-top:0px; margin-bottom:0px; margin-left:0px; margin-right:0px; -qt-block-indent:0; text-indent:0px;&quot;&gt;&lt;span style=&quot; font-size:11pt;&quot;&gt;	&amp;lt;/column&amp;gt;&lt;/span&gt;&lt;/p&gt;
&lt;p style=&quot; margin-top:0px; margin-bottom:0px; margin-left:0px; margin-right:0px; -qt-block-indent:0; text-indent:0px;&quot;&gt;&lt;span style=&quot; font-size:11pt;&quot;&gt;	&amp;lt;column name=&amp;quot;coluna_Teste2&amp;quot;&amp;gt;&lt;/span&gt;&lt;/p&gt;
&lt;p style=&quot; margin-top:0px; margin-bottom:0px; margin-left:0px; margin-right:0px; -qt-block-indent:0; text-indent:0px;&quot;&gt;&lt;span style=&quot; font-size:11pt;&quot;&gt;		&amp;lt;type name=&amp;quot;integer&amp;quot;/&amp;gt;&lt;/span&gt;&lt;/p&gt;
&lt;p style=&quot; margin-top:0px; margin-bottom:0px; margin-left:0px; margin-right:0px; -qt-block-indent:0; text-indent:0px;&quot;&gt;&lt;span style=&quot; font-size:11pt;&quot;&gt;	&amp;lt;/column&amp;gt;&lt;/span&gt;&lt;/p&gt;
&lt;p style=&quot; margin-top:0px; margin-bottom:0px; margin-left:0px; margin-right:0px; -qt-block-indent:0; text-indent:0px;&quot;&gt;&lt;span style=&quot; font-size:11pt;&quot;&gt;	&amp;lt;column name=&amp;quot;coluna_Teste3&amp;quot;&amp;gt;&lt;/span&gt;&lt;/p&gt;
&lt;p style=&quot; margin-top:0px; margin-bottom:0px; margin-left:0px; margin-right:0px; -qt-block-indent:0; text-indent:0px;&quot;&gt;&lt;span style=&quot; font-size:11pt;&quot;&gt;		&amp;lt;type name=&amp;quot;integer&amp;quot;/&amp;gt;&lt;/span&gt;&lt;/p&gt;
&lt;p style=&quot; margin-top:0px; margin-bottom:0px; margin-left:0px; margin-right:0px; -qt-block-indent:0; text-indent:0px;&quot;&gt;&lt;span style=&quot; font-size:11pt;&quot;&gt;	&amp;lt;/column&amp;gt;&lt;/span&gt;&lt;/p&gt;
&lt;p style=&quot; margin-top:0px; margin-bottom:0px; margin-left:0px; margin-right:0px; -qt-block-indent:0; text-indent:0px;&quot;&gt;&lt;span style=&quot; font-size:11pt;&quot;&gt;	&amp;lt;column name=&amp;quot;CColuna_B1131&amp;quot;&amp;gt;&lt;/span&gt;&lt;/p&gt;
&lt;p style=&quot; margin-top:0px; margin-bottom:0px; margin-left:0px; margin-right:0px; -qt-block-indent:0; text-indent:0px;&quot;&gt;&lt;span style=&quot; font-size:11pt;&quot;&gt;		&amp;lt;type name=&amp;quot;integer&amp;quot;/&amp;gt;&lt;/span&gt;&lt;/p&gt;
&lt;p style=&quot; margin-top:0px; margin-bottom:0px; margin-left:0px; margin-right:0px; -qt-block-indent:0; text-indent:0px;&quot;&gt;&lt;span style=&quot; font-size:11pt;&quot;&gt;	&amp;lt;/column&amp;gt;&lt;/span&gt;&lt;/p&gt;
&lt;p style=&quot; margin-top:0px; margin-bottom:0px; margin-left:0px; margin-right:0px; -qt-block-indent:0; text-indent:0px;&quot;&gt;&lt;span style=&quot; font-size:11pt;&quot;&gt;	&amp;lt;column name=&amp;quot;CColuna_B1122&amp;quot;&amp;gt;&lt;/span&gt;&lt;/p&gt;
&lt;p style=&quot; margin-top:0px; margin-bottom:0px; margin-left:0px; margin-right:0px; -qt-block-indent:0; text-indent:0px;&quot;&gt;&lt;span style=&quot; font-size:11pt;&quot;&gt;		&amp;lt;type name=&amp;quot;integer&amp;quot;/&amp;gt;&lt;/span&gt;&lt;/p&gt;
&lt;p style=&quot; margin-top:0px; margin-bottom:0px; margin-left:0px; margin-right:0px; -qt-block-indent:0; text-indent:0px;&quot;&gt;&lt;span style=&quot; font-size:11pt;&quot;&gt;	&amp;lt;/column&amp;gt;&lt;/span&gt;&lt;/p&gt;
&lt;p style=&quot; margin-top:0px; margin-bottom:0px; margin-left:0px; margin-right:0px; -qt-block-indent:0; text-indent:0px;&quot;&gt;&lt;span style=&quot; font-size:11pt;&quot;&gt;&amp;lt;constraint name=&amp;quot;relacao_teste_7_pk&amp;quot; type=&amp;quot;pk-constr&amp;quot; factor=&amp;quot;100&amp;quot;&amp;gt;&lt;/span&gt;&lt;/p&gt;
&lt;p style=&quot; margin-top:0px; margin-bottom:0px; margin-left:0px; margin-right:0px; -qt-block-indent:0; text-indent:0px;&quot;&gt;&lt;span style=&quot; font-size:11pt;&quot;&gt;	&amp;lt;columns names=&amp;quot;coluna_Teste3&amp;quot; ref-type=&amp;quot;src-columns&amp;quot;/&amp;gt;&lt;/span&gt;&lt;/p&gt;
&lt;p style=&quot; margin-top:0px; margin-bottom:0px; margin-left:0px; margin-right:0px; -qt-block-indent:0; text-indent:0px;&quot;&gt;&lt;span style=&quot; font-size:11pt;&quot;&gt;&amp;lt;/constraint&amp;gt;&lt;/span&gt;&lt;/p&gt;
&lt;p style=&quot; margin-top:0px; margin-bottom:0px; margin-left:0px; margin-right:0px; -qt-block-indent:0; text-indent:0px;&quot;&gt;&lt;span style=&quot; font-size:11pt;&quot;&gt;&amp;lt;/relationship&amp;gt;&lt;/span&gt;&lt;/p&gt;
&lt;p style=&quot;-qt-paragraph-type:empty; margin-top:0px; margin-bottom:0px; margin-left:0px; margin-right:0px; -qt-block-indent:0; text-indent:0px; font-size:11pt;&quot;&gt;&lt;/p&gt;
&lt;p style=&quot;-qt-paragraph-type:empty; margin-top:0px; margin-bottom:0px; margin-left:0px; margin-right:0px; -qt-block-indent:0; text-indent:0px; font-size:11pt;&quot;&gt;&lt;/p&gt;
&lt;p style=&quot; margin-top:0px; margin-bottom:0px; margin-left:0px; margin-right:0px; -qt-block-indent:0; text-indent:0px;&quot;&gt;&lt;span style=&quot; font-size:11pt;&quot;&gt;&amp;lt;/dbmodel&amp;gt;&lt;/span&gt;&lt;/p&gt;&lt;/body&gt;&lt;/html&gt;</string>
        </property>
       </widget>
      </item>
      <item row="2" column="0">
       <spacer name="horizontalSpacer_2">
        <property name="orientation">
         <enum>Qt::Horizontal</enum>
        </property>
        <property name="sizeHint" stdset="0">
         <size>
          <width>58</width>
          <height>20</height>
         </size>
        </property>
       </spacer>
      </item>
      <item row="2" column="3">
       <widget class="QPushButton" name="limpar_btn">
        <property name="text">
         <string>Limpar</string>
        </property>
       </widget>
      </item>
      <item row="2" column="4">
       <widget class="QPushButton" name="criar_btn">
        <property name="text">
         <string>Criar</string>
        </property>
       </widget>
      </item>
      <item row="0" column="0">
       <widget class="QLabel" name="label_2">
        <property name="text">
         <string>XML Objeto:</string>
        </property>
       </widget>
      </item>
      <item row="2" column="2">
       <widget class="QPushButton" name="atualizar_btn">
        <property name="text">
         <string>Atualizar</string>
        </property>
       </widget>
      </item>
     </layout>
    </item>
    <item row="0" column="0">
     <spacer name="horizontalSpacer">
      <property name="orientation">
       <enum>Qt::Horizontal</enum>
      </property>
      <property name="sizeType">
       <enum>QSizePolicy::Fixed</enum>
      </property>
      <property name="sizeHint" stdset="0">
       <size>
        <width>750</width>
        <height>20</height>
       </size>
      </property>
     </spacer>
    </item>
   </layout>
  </widget>
 </widget>
 <resources/>
 <connections/>
</ui>
